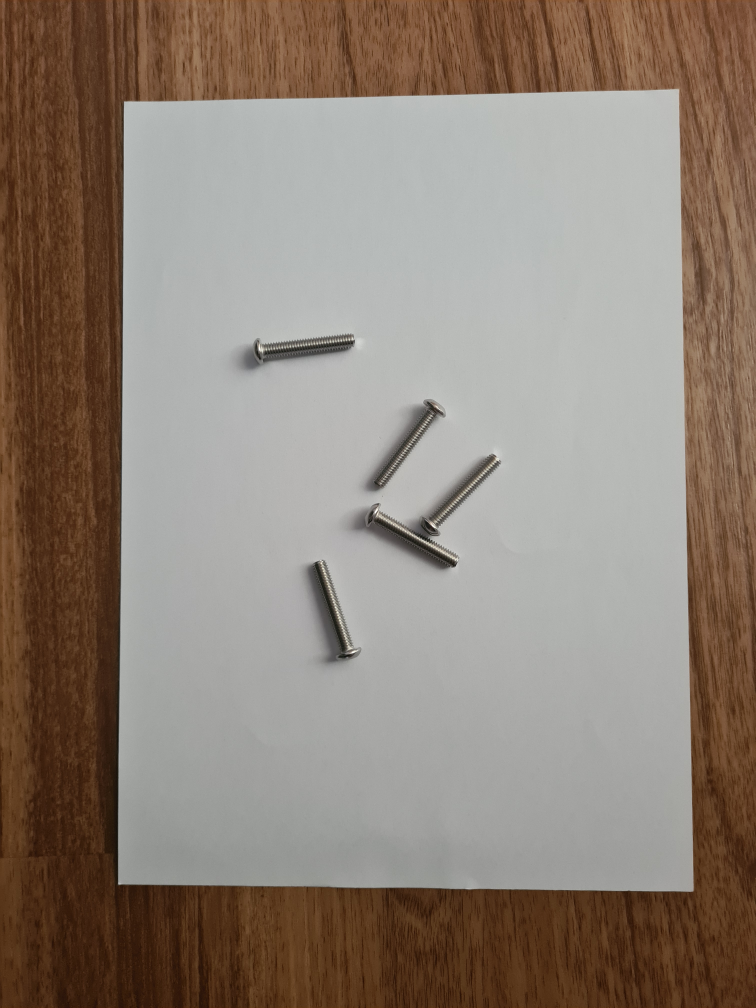
#> input picture input.jpg, 3024 x 4032 px (shown at 1/4 size)
$ python -i streamlit.py   (imports and definitions only)   (older library calls are emulated)
#> lines starting #> are read from the running program, lines starting #| are printed output that depends on the picture; after the words box and inside, x2 and y2 are one past the last pixel; in counts of white or black regions, pixels touching at a corner belong together
import streamlit as  st
import cv2
import numpy as np
import matplotlib.pyplot as plt
from scipy.ndimage import rotate

# FUNCTIONS
# [196 lines left out: functions img_read_resize, crop_background, object_count, display_contours, not called in this run]

# STREAMLIT
# [1 line not run here, left out]

# create variables for usage later
# [1 line that did not run here, left out]
cropped_img = None

# [6 lines not run here, left out]

# [1 line that did not run here, left out]
# [1 line not run here, left out]
picture = None
# [4 lines that did not run here, left out]

# [1 line that did not run here, left out]
# [3 lines not run here, left out]

# create output container to display all outputs
# [1 line that did not run here, left out]

# create sidebar for more granular fine tuning
# [107 lines not run here, left out]

>>> import cv2
>>> picture = cv2.cvtColor(cv2.imread('input.jpg'), cv2.COLOR_BGR2RGB)
>>> result = object_count(picture)
#> in object_count, `thres_img = cv2.adaptiveThreshold(gray_img, 255, cv2.ADAPTIVE_THRESH_M..`:
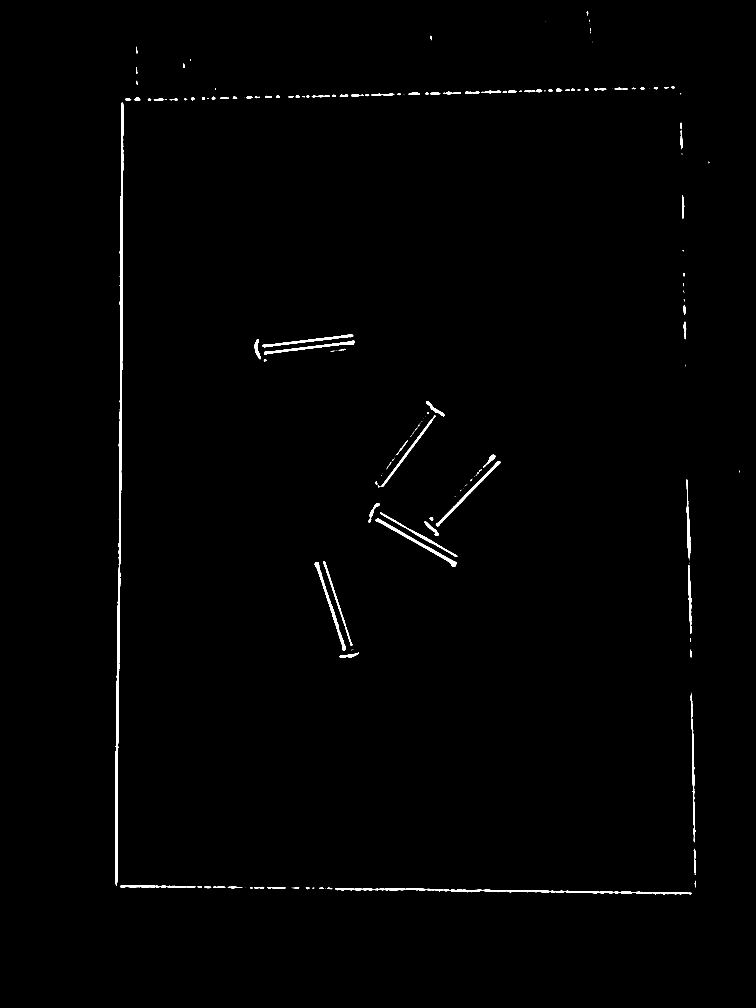
#> thres_img: shape (4032, 3024) (shown at 1/4 size); 0.69% white; 250 white regions (132 under 20 px), largest, box (x1, y1, x2, y2) and area: (460, 410, 494, 3544) 25905, (1502, 2075, 1826, 2268) 4009, (1259, 2248, 1383, 2602) 3601
#> in object_count, `sure_bg = cv2.dilate(target_img, np.ones((3, 3), np.uint8), iterations..`: sure_bg: shape (4032, 3024); 1.5% white; 126 white regions, largest, box (x1, y1, x2, y2) and area: (457, 407, 497, 3547) 45740, (1338, 3549, 2771, 3581) 18293, (2760, 2768, 2784, 3373) 7161
#> in object_count, `ret, sure_fg = cv2.threshold(distance_transformed_out.astype(np.uint8)..`:
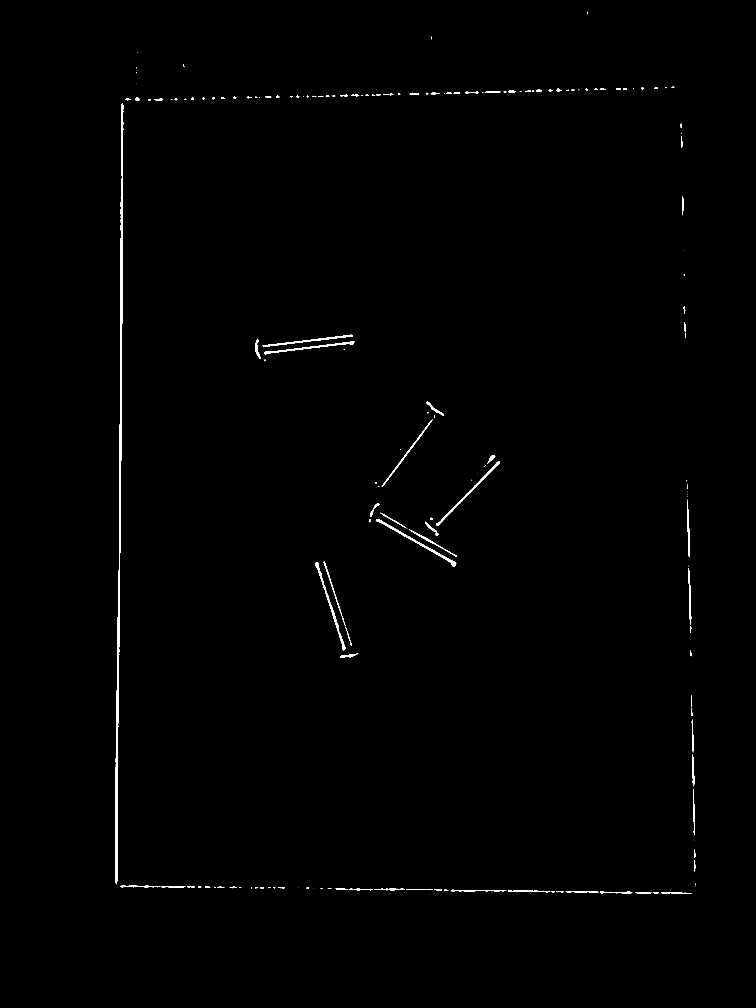
#> sure_fg: shape (4032, 3024) (shown at 1/4 size); 0.45% white; 177 white regions (57 under 20 px), largest, box (x1, y1, x2, y2) and area: (461, 413, 493, 3537) 19235, (1503, 2076, 1825, 2267) 2979, (1260, 2249, 1382, 2601) 2591
#> in object_count, `ret, sure_fg = cv2.threshold(distance_transformed_out.astype(np.uint8)..`: ret = 1
#> in object_count, `unknown = cv2.subtract(sure_bg, sure_fg)`:
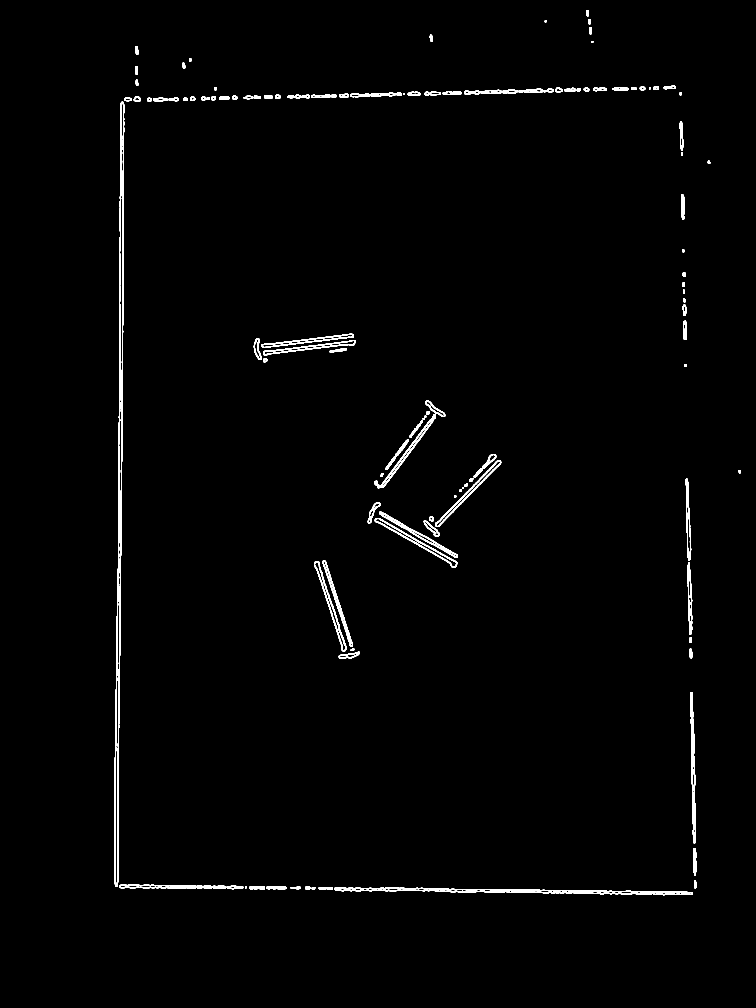
#> unknown: shape (4032, 3024) (shown at 1/4 size); 1% white; 126 white regions, largest, box (x1, y1, x2, y2) and area: (457, 407, 497, 3547) 26505, (1338, 3549, 2771, 3581) 13486, (2760, 2768, 2784, 3373) 5454
#> in object_count, `ret, markers = cv2.connectedComponents(sure_fg)`: markers: shape (4032, 3024) int32; 178 distinct labels, from 0 to 177
#> in object_count, `ret, markers = cv2.connectedComponents(sure_fg)`: ret = 178
#> in object_count, `markers = markers+1`:
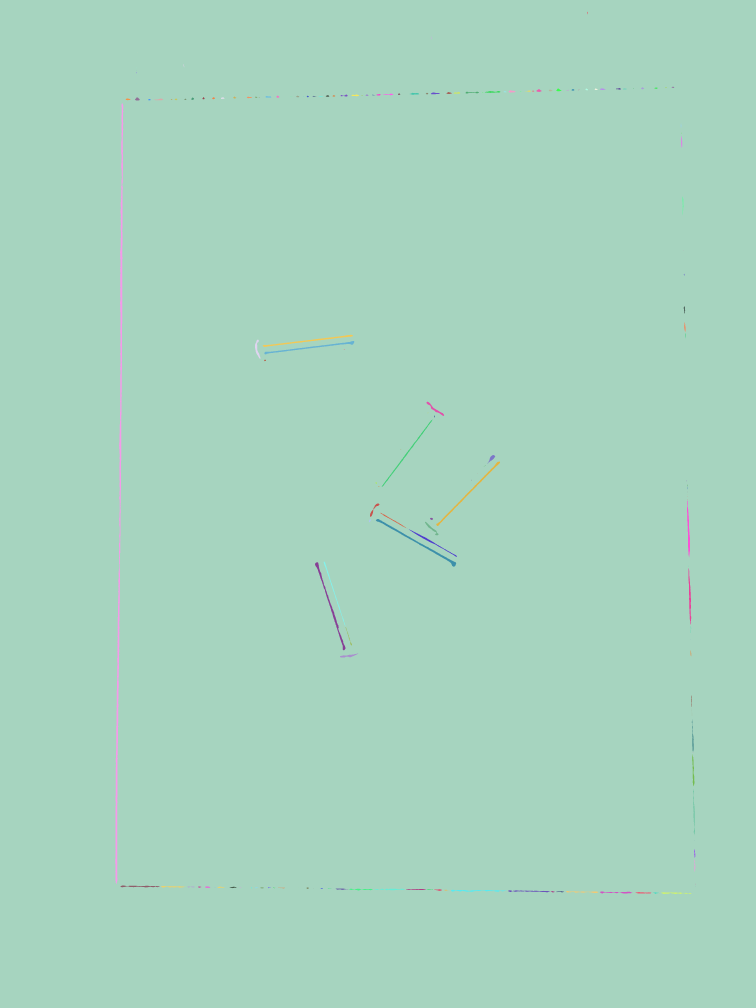
#> markers: shape (4032, 3024) int32 (shown at 1/4 size); 178 distinct labels, from 1 to 178; one colour per label, 0 black
#> in object_count, `markers[unknown==255] = 0`:
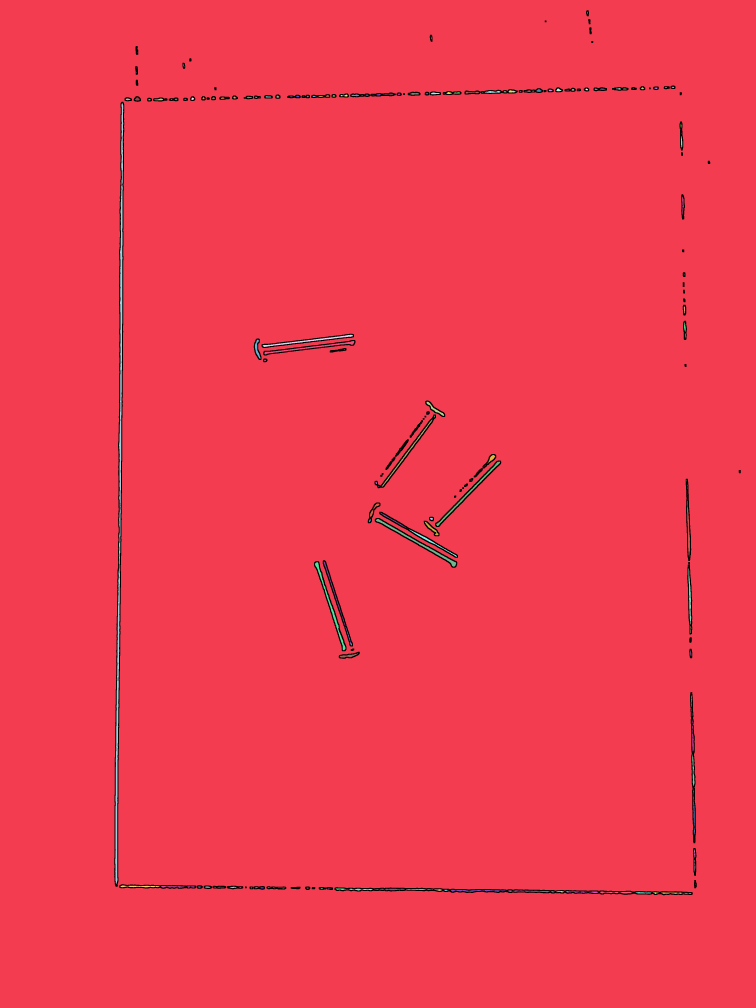
#> markers: shape (4032, 3024) int32 (shown at 1/4 size); 179 distinct labels, from 0 to 178; one colour per label, 0 black
#> in object_count, `markers = cv2.watershed(blurred_img, markers)`:
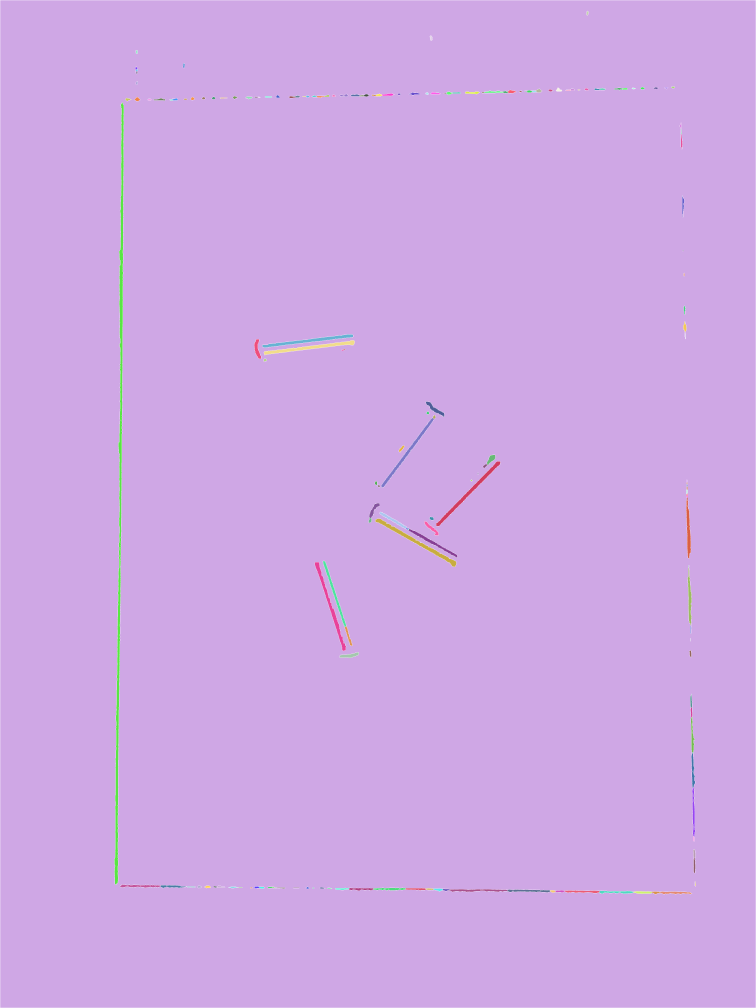
#> markers: shape (4032, 3024) int32 (shown at 1/4 size); 179 distinct labels, from -1 to 178; one colour per label, 0 black, -1 white
#> the loop in object_count, `for marker in np.unique(markers):` made 179 passes
#> after the loop in object_count, `for marker in np.unique(markers):`: counter = 177
